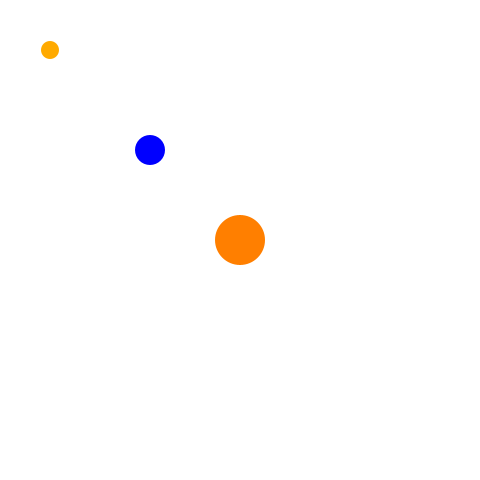
Frame 1 (no input)
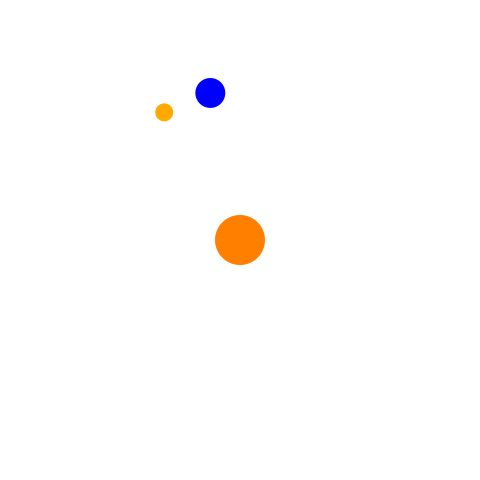
Frame 60 (the mouse pressed at the canvas centre just before this capture)
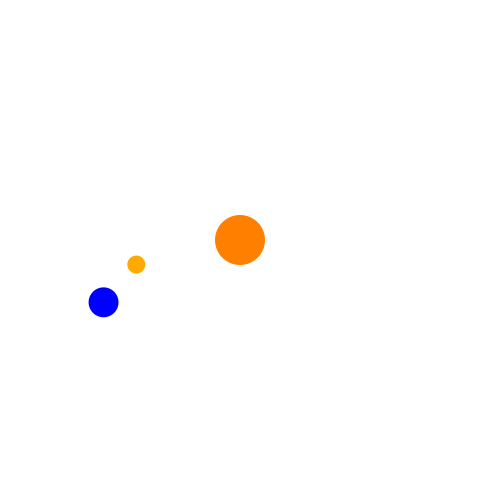
Frame 120 (the mouse held since frame 60 and released just before this capture)

The Processing sketch that drew these frames (run headless with seeded random() and noise(); from frame 60 on, the mouse is pressed at the canvas centre):

// Processing sketch: sunAndEarthAndMoon
// ── sunAndEarthAndMoon.pde
Sun theSun;

void setup() {
    size(480, 480);
    noStroke();
    colorMode(HSB, 360, 100, 100);
    theSun = new Sun(50, width / 2, height / 2);
}

void draw() {
    background(0, 0, 100);
    theSun.drawFigure();
    theSun.move();
}

class Sun {
    float d;
    float x;
    float y;
    Earth theEarth;
    Sun(float d, float x, float y) {
        this.d = d;
        this.x = x;
        this.y = y;
        theEarth = new Earth(0.6 * d, 150);
    }
    void move() {
        theEarth.move(x, y);
    }
    void drawFigure() {
        theEarth.drawFigure();
        fill(30, 100, 100);
        ellipse(x, y, d, d);
    }
}

class Earth{
    float d,dis,deg=0,x=0,y=0;
    Moon m;
    Earth(float _d , float _dis){
        d = _d;
        dis = _dis;
        x = dis;
        y = dis;
        m = new Moon(0.6*d,50);
    }
    void move(float _x,float _y){
        deg-=0.03;
        x =_x+ dis * cos(deg);
        y =_y+ dis * sin(deg);
        m.move(x,y);
    }
    void drawFigure(){
        fill(240,100,100);
        ellipse(x, y, d, d);
        m.drawFigure();
    }
}

class Moon{
    float d,dis,deg=0,x=0,y=0;
    Moon(float _d , float _dis){
        d = _d;
        dis = _dis;
        x = dis;
        y = dis;
    }
    void move(float _x,float _y){
        deg-=0.06;
        x =_x+ dis * cos(deg);
        y =_y+ dis * sin(deg);
    }
    void drawFigure(){
        fill(40,100,100);
        ellipse(x, y, d, d);
    }
}
